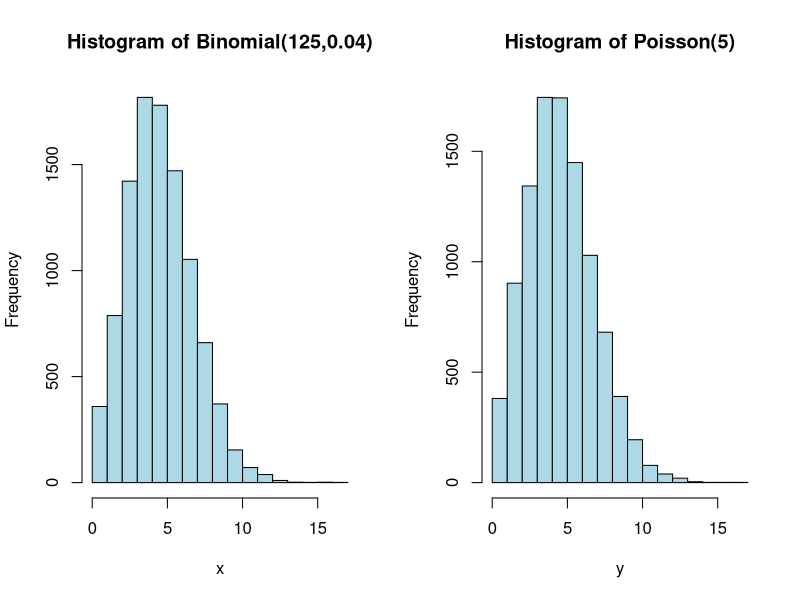
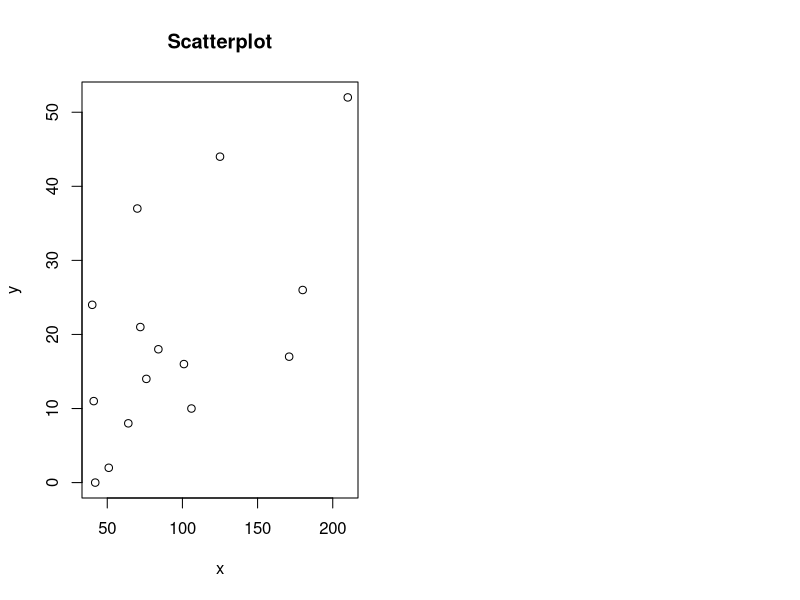
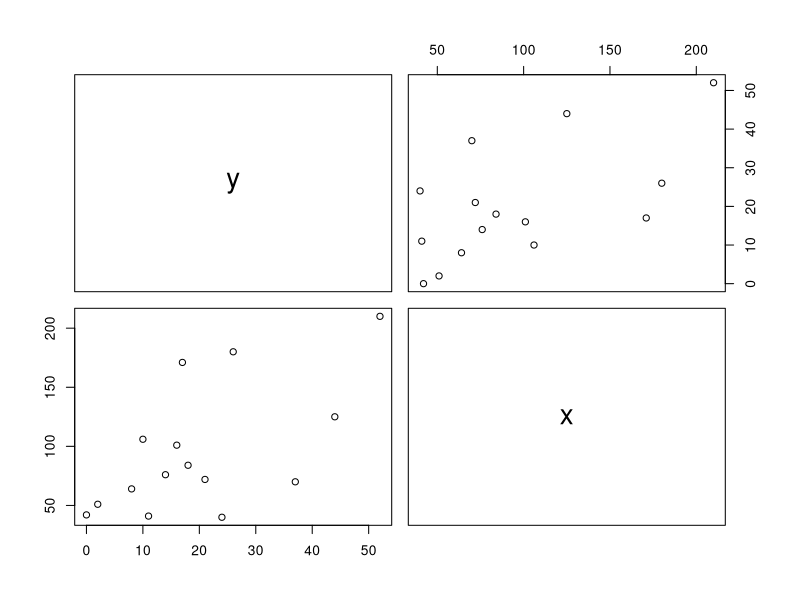

Generate these figures, in order, with R:
############ Estimating Probability Distributions ############
######## Simulation of Data ######

## r is random value from that distribution
## d is density, 
## 
## x is the number of times you get a success out of n trials

X ~ Bin(125,0.04)
pop.mean = 125 * 0.04
pop.mean
pop.var = 125 * 0.04 * (1-0.04)
pop.var


set.seed(25) ### keeps the data fixed, reproducibility ####
x=rbinom(10000,125,0.04)
mean(x)
var(x)

dbinom(5,125,0.04,log=F)   ## y axis value on distribution
pbinom(1,125,0.04,lower.tail=TRUE,log.p=F) ## cummulative probability distribution lower tail

#Y ~ Poisson(5)
## Cars
## no of calls in ah hour
## no of chocolates chips in a cookie
## no of something in a fixed interval: time or area

set.seed(12)
y=rpois(10000,5)
y
mean(y)
dpois(2, 5, log=F)
ppois(2, 5, lower.tail=T, log.p=F)

par(mfrow=c(1,2))  #par generates sub blots, 1 row, 2 columns, mfcol 
hist(x, main="Histogram of Binomial(125,0.04)", col="lightblue") ## n>30, p<0.1
hist(y, main="Histogram of Poisson(5)", col="lightblue")
#### Probability of a defect is 0.04,
#### 125 items of the same thing manufactured in a day
#### Approximated to having a Po(5) 

#### YouTube Video for more info: https://www.youtube.com/watch?v=eexQyHj6hEA 


############ Covariance and Correlation ############
### mutually exclusive events. 
## The event of getting a diamond is Mutually is exclusive to getting a heart,
## when you pull a heart.

## Independent Events: The occurrence of one does not affect the occurrence of the other
cov(x,y) # pg 10 in slides
cor(x,y)

x = c(106,125,42,51,64,76,72,84,40,171,180,210,101,41,70)
y = c(10,44,0,2,8,14,21,18,24,17,26,52,16,11,37)
cor(x,y)
plot(x, y, type="p", main = "Scatterplot")
pairs(y~x)							#scatter plot matrix


############ Hypothesis Testing - One sample ############

#Example 1, page 16 in slides. Do not scroll down in slides
weight = c(68, 63, 66, 81, 61, 73, 65, 77)
t.test(weight, mu=60, alternative="greater", conf.level=0.90)  
qt(0.10,df=7,lower.tail=F,log.p=F)  ## qt gives t, such that P(T>=t) = alpha 

## significance level alpha

#Example 2
diameter = c(1.01,0.97,1.03,1.04,0.99,0.98,0.99,1.02,1.01,1.03)
t.test(diameter, mu=1, conf.level=0.99)  ### the default is two tail test
qt(0.01/2,df=9,lower.tail=F,log.p=F) ### qt gives t score
qt(0.01/2,df=9,lower.tail=T,log.p=F) ### qt gives t score

#Example 3
rate=c(479.3,471.8,458.6,431.9,404.5,387.1,387.8,369.1,361.6,373.7,400.5,398.2)
t.test(rate, mu=420, alternative="less")
qt(0.05,df=11,lower.tail=T,log.p=F)


########################## END ###################################


